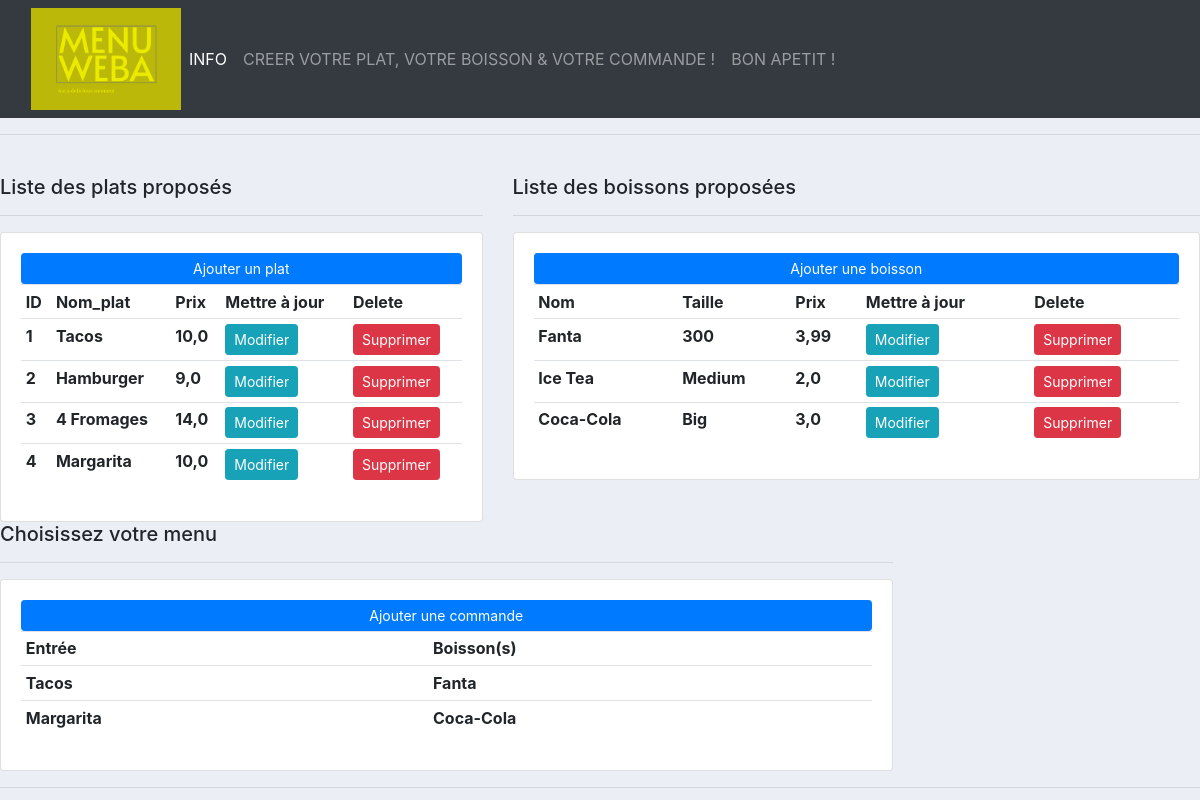
The page / on the database its author committed.
### mangerapp/models.py (models this page shows)
class Manger(models.Model):
    nom_plat = models.CharField(max_length=200, null= True)
    prix_plat = models.FloatField(null= True)
    def __str__(self):
        return self.nom_plat

### boireapp/models.py (models this page shows)
class Boire(models.Model):
    nom_boisson = models.CharField(max_length=200,null=True)
    taille_boisson = models.CharField(max_length=20,null=True)
    prix_boisson = models.FloatField(null= True)
    def __str__(self):
        return self.nom_boisson

### commande/models.py (models this page shows)
class Commande(models.Model):
    manger = models.ForeignKey(Manger, on_delete=models.SET_NULL, null=True)
    boire = models.ForeignKey(Boire, on_delete=models.SET_NULL, null=True)

### mangerapp/views.py (the view)
# urls.py: path('',views.home,name='acceuil'),
def home(request):
    commande = Commande.objects.all()
    boison_filter = Boire.objects.filter(commande__in=commande)
    boire = Boire.objects.all()
    manger = Manger.objects.all()
    context = {'manger': manger, 'boire': boire, 'commande': commande}
    return render(request, 'manger/acceuil.html', context)

### templates/manger/acceuil.html
{%  extends 'main.html' %}
{% block content %}
<br>
<div class="row">
	<div class="col-md-5">
		<h5>Liste des plats proposés</h5>
		<hr>
		<div class="card card-body">
			<a class="btn btn-primary  btn-sm btn-block" href="{% url 'ajout_plat' %}">Ajouter un plat</a>
			<table class="table table-sm">
				<tr>
					<th>ID</th>
					<th>Nom_plat</th>
					<th>Prix</th>
                    <th>Mettre à jour</th>
					<th>Delete</th>
				</tr>
                {% for nourriture in manger %}
                <tr>
                <th>{{ nourriture.id }}</th>
                <th>{{ nourriture.nom_plat }}</th>
                <th>{{ nourriture.prix_plat }}</th>
                <th><a class='btn btn-sm btn-info' href="{% url 'modifier_plat' nourriture.id %}">Modifier</a></th>
                <th><a class='btn btn-sm btn-danger' href="{% url 'supprimer_plat' nourriture.id %}">Supprimer</a></th>
                </tr>
                {% endfor %}
			</table>
		</div>
	</div>
	<div class="col-md-7">
		<h5>Liste des boissons proposées</h5>
		<hr>
		<div class="card card-body">
			<a class="btn btn-primary  btn-sm btn-block" href="{% url 'ajout_boisson' %}">Ajouter une boisson</a>
			<table class="table table-sm">
				<tr>
					<th>Nom</th>
					<th>Taille</th>
					<th>Prix</th>
					<th>Mettre à jour</th>
					<th>Delete</th>
				</tr>
                {% for boisson in boire %}
                <tr>
					<th>{{ boisson.nom_boisson }}</th>
					<th>{{ boisson.taille_boisson}}</th>
					<th>{{ boisson.prix_boisson }}</th>
					<th><a class='btn btn-sm btn-info' href="{% url 'modifier_boisson' boisson.id %}">Modifier</a></th>
					<th><a class='btn btn-sm btn-danger' href="{% url 'supprimer_boisson' boisson.id %}">Supprimer</a></th>
				</tr>
                {% endfor %}
			</table>
		</div>
	</div>
    <br>
    <div class="col-md-9">
		<h5>Choisissez votre menu</h5>
		<hr>
		<div class="card card-body">
            <a class="btn btn-primary  btn-sm btn-block" href="{% url 'ajout_commande' %}">Ajouter une commande</a>
			<table class="table table-sm">
				<tr>
					<th>Entrée</th>
					<th>Boisson(s)</th>
				</tr>
                {% for choix in commande %}
                <tr>
                    <th>{{ choix.manger }}</th>
                    <th>{{ choix.boire }}</th>
                </tr>
                {% endfor %}
			</table>
		</div>
	</div>
</div>
{% endblock %}

### templates/main.html (shortened to what this page needs)
{% load static %}
<!DOCTYPE html>
<html lang="en">
<head>
    <link rel="stylesheet" href="https://stackpath.bootstrapcdn.com/bootstrap/4.5.2/css/bootstrap.min.css">
    <link rel="stylesheet" type="text/css" href="{% static 'css/main.css' %}">
</head>
<body>
{% include 'base/navbar.html' %}
<hr>
{% block content %}
{% endblock %}
<hr>
</body>
</html>

### templates/base/navbar.html (shortened to what this page needs)
{% load static %}
<nav class="navbar navbar-expand-lg navbar-dark bg-dark">
  <div class="container-fluid">
    <img src="{% static 'image/MENUWEBA-LOGO.png' %}" style="width: 150px;">
    <div class="collapse navbar-collapse" id="navbarNavAltMarkup">
      <div class="navbar-nav">
        <a class="nav-link active" aria-current="page" href="#">INFO</a>
        <a class="nav-link" href="#">CREER VOTRE PLAT, VOTRE BOISSON & VOTRE COMMANDE ! </a>
        <a class="nav-link" href="#">BON APETIT !</a>
      </div>
    </div>
  </div>
</nav>

### static/css/main.css (style rules this page uses)
body { background-color: #ebeff5; }

### rows shown on the page
Manger: id "1", nom_plat "Tacos", prix_plat "10,0"
Manger: id "2", nom_plat "Hamburger", prix_plat "9,0"
Manger: id "3", nom_plat "4 Fromages", prix_plat "14,0"
Manger: id "4", nom_plat "Margarita", prix_plat "10,0"
Boire: nom_boisson "Fanta", taille_boisson "300", prix_boisson "3,99"
Boire: nom_boisson "Ice Tea", taille_boisson "Medium", prix_boisson "2,0"
Boire: nom_boisson "Coca-Cola", taille_boisson "Big", prix_boisson "3,0"
Commande: manger "Tacos", boire "Fanta"
Commande: manger "Margarita", boire "Coca-Cola"
